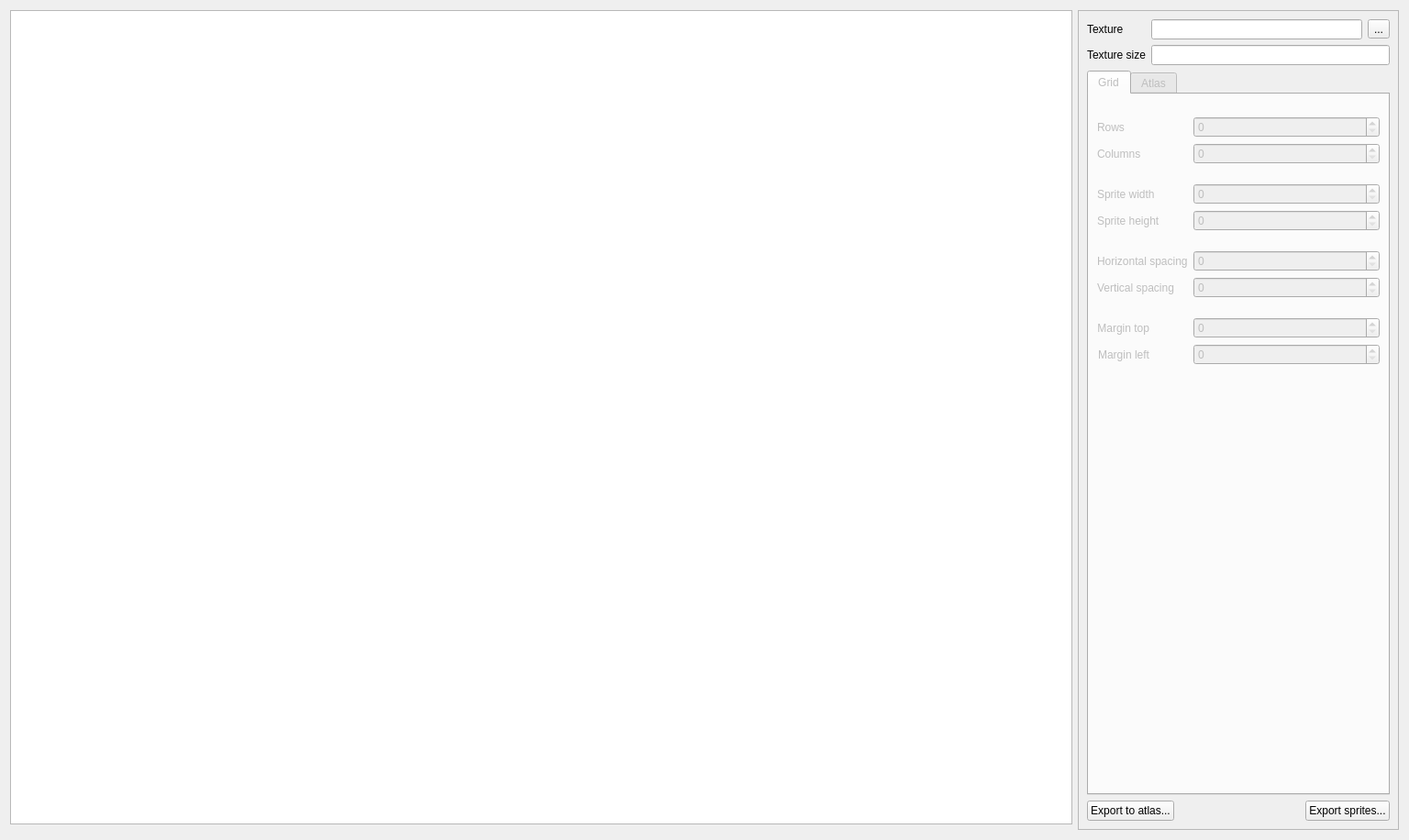
<?xml version="1.0" encoding="UTF-8"?>
<ui version="4.0">
 <class>SpriteSheetSplitterWidget</class>
 <widget class="QWidget" name="SpriteSheetSplitterWidget">
  <property name="geometry">
   <rect>
    <x>0</x>
    <y>0</y>
    <width>1536</width>
    <height>916</height>
   </rect>
  </property>
  <property name="windowTitle">
   <string>Form</string>
  </property>
  <layout class="QHBoxLayout" name="horizontalLayout">
   <item>
    <layout class="QVBoxLayout" name="m_layout_4">
     <item>
      <widget class="GraphicsView" name="m_preview">
       <property name="sizePolicy">
        <sizepolicy hsizetype="Expanding" vsizetype="Expanding">
         <horstretch>2</horstretch>
         <verstretch>0</verstretch>
        </sizepolicy>
       </property>
       <property name="minimumSize">
        <size>
         <width>500</width>
         <height>600</height>
        </size>
       </property>
       <property name="dragMode">
        <enum>QGraphicsView::DragMode::RubberBandDrag</enum>
       </property>
       <property name="transformationAnchor">
        <enum>QGraphicsView::ViewportAnchor::AnchorUnderMouse</enum>
       </property>
      </widget>
     </item>
     <item alignment="Qt::AlignmentFlag::AlignRight">
      <widget class="ZoomWidget" name="m_zoom_widget" native="true"/>
     </item>
    </layout>
   </item>
   <item>
    <widget class="QFrame" name="m_sidebar">
     <property name="sizePolicy">
      <sizepolicy hsizetype="Fixed" vsizetype="Preferred">
       <horstretch>0</horstretch>
       <verstretch>0</verstretch>
      </sizepolicy>
     </property>
     <property name="minimumSize">
      <size>
       <width>350</width>
       <height>0</height>
      </size>
     </property>
     <property name="frameShape">
      <enum>QFrame::Shape::StyledPanel</enum>
     </property>
     <property name="frameShadow">
      <enum>QFrame::Shadow::Raised</enum>
     </property>
     <layout class="QFormLayout" name="formLayout_3">
      <item row="0" column="0">
       <widget class="QLabel" name="m_label_texture_file">
        <property name="text">
         <string>Texture</string>
        </property>
       </widget>
      </item>
      <item row="0" column="1">
       <layout class="QHBoxLayout" name="m_layout">
        <item>
         <widget class="QLineEdit" name="m_edit_texture_file">
          <property name="readOnly">
           <bool>true</bool>
          </property>
         </widget>
        </item>
        <item>
         <widget class="QToolButton" name="m_btn_browse_texture_file">
          <property name="text">
           <string>...</string>
          </property>
         </widget>
        </item>
       </layout>
      </item>
      <item row="2" column="0" colspan="2">
       <widget class="QTabWidget" name="m_tabs_source">
        <property name="enabled">
         <bool>false</bool>
        </property>
        <property name="sizePolicy">
         <sizepolicy hsizetype="Expanding" vsizetype="Expanding">
          <horstretch>1</horstretch>
          <verstretch>0</verstretch>
         </sizepolicy>
        </property>
        <property name="minimumSize">
         <size>
          <width>300</width>
          <height>0</height>
         </size>
        </property>
        <property name="currentIndex">
         <number>0</number>
        </property>
        <widget class="QWidget" name="m_tab_grid">
         <attribute name="title">
          <string>Grid</string>
         </attribute>
         <layout class="QFormLayout" name="formLayout">
          <item row="0" column="1">
           <spacer name="m_spacer_6">
            <property name="orientation">
             <enum>Qt::Orientation::Vertical</enum>
            </property>
            <property name="sizeType">
             <enum>QSizePolicy::Policy::Fixed</enum>
            </property>
            <property name="sizeHint" stdset="0">
             <size>
              <width>20</width>
              <height>9</height>
             </size>
            </property>
           </spacer>
          </item>
          <item row="1" column="0">
           <widget class="QLabel" name="m_label_rows">
            <property name="text">
             <string>Rows</string>
            </property>
           </widget>
          </item>
          <item row="1" column="1">
           <widget class="QSpinBox" name="m_spin_rows">
            <property name="sizePolicy">
             <sizepolicy hsizetype="Expanding" vsizetype="Fixed">
              <horstretch>0</horstretch>
              <verstretch>0</verstretch>
             </sizepolicy>
            </property>
            <property name="maximum">
             <number>10000</number>
            </property>
           </widget>
          </item>
          <item row="2" column="0">
           <widget class="QLabel" name="m_label_columns">
            <property name="text">
             <string>Columns</string>
            </property>
           </widget>
          </item>
          <item row="2" column="1">
           <widget class="QSpinBox" name="m_spin_columns">
            <property name="sizePolicy">
             <sizepolicy hsizetype="Expanding" vsizetype="Fixed">
              <horstretch>0</horstretch>
              <verstretch>0</verstretch>
             </sizepolicy>
            </property>
            <property name="maximum">
             <number>10000</number>
            </property>
           </widget>
          </item>
          <item row="3" column="1">
           <spacer name="m_spacer_2">
            <property name="orientation">
             <enum>Qt::Orientation::Vertical</enum>
            </property>
            <property name="sizeType">
             <enum>QSizePolicy::Policy::Fixed</enum>
            </property>
            <property name="sizeHint" stdset="0">
             <size>
              <width>20</width>
              <height>9</height>
             </size>
            </property>
           </spacer>
          </item>
          <item row="4" column="0">
           <widget class="QLabel" name="m_label_sprite_width">
            <property name="text">
             <string>Sprite width</string>
            </property>
           </widget>
          </item>
          <item row="4" column="1">
           <widget class="QSpinBox" name="m_spin_sprite_width">
            <property name="sizePolicy">
             <sizepolicy hsizetype="Expanding" vsizetype="Fixed">
              <horstretch>0</horstretch>
              <verstretch>0</verstretch>
             </sizepolicy>
            </property>
            <property name="maximum">
             <number>10000</number>
            </property>
           </widget>
          </item>
          <item row="5" column="0">
           <widget class="QLabel" name="m_label_sprite_height">
            <property name="text">
             <string>Sprite height</string>
            </property>
           </widget>
          </item>
          <item row="5" column="1">
           <widget class="QSpinBox" name="m_spin_sprite_height">
            <property name="sizePolicy">
             <sizepolicy hsizetype="Expanding" vsizetype="Fixed">
              <horstretch>0</horstretch>
              <verstretch>0</verstretch>
             </sizepolicy>
            </property>
            <property name="maximum">
             <number>10000</number>
            </property>
           </widget>
          </item>
          <item row="6" column="1">
           <spacer name="m_spacer_3">
            <property name="orientation">
             <enum>Qt::Orientation::Vertical</enum>
            </property>
            <property name="sizeType">
             <enum>QSizePolicy::Policy::Fixed</enum>
            </property>
            <property name="sizeHint" stdset="0">
             <size>
              <width>20</width>
              <height>9</height>
             </size>
            </property>
           </spacer>
          </item>
          <item row="7" column="0">
           <widget class="QLabel" name="m_label_hspacing">
            <property name="text">
             <string>Horizontal spacing</string>
            </property>
           </widget>
          </item>
          <item row="7" column="1">
           <widget class="QSpinBox" name="m_spin_hspacing">
            <property name="sizePolicy">
             <sizepolicy hsizetype="Expanding" vsizetype="Fixed">
              <horstretch>0</horstretch>
              <verstretch>0</verstretch>
             </sizepolicy>
            </property>
            <property name="maximum">
             <number>10000</number>
            </property>
           </widget>
          </item>
          <item row="8" column="0">
           <widget class="QLabel" name="m_label_vspacing">
            <property name="text">
             <string>Vertical spacing</string>
            </property>
           </widget>
          </item>
          <item row="8" column="1">
           <widget class="QSpinBox" name="m_spin_vspacing">
            <property name="sizePolicy">
             <sizepolicy hsizetype="Expanding" vsizetype="Fixed">
              <horstretch>0</horstretch>
              <verstretch>0</verstretch>
             </sizepolicy>
            </property>
            <property name="maximum">
             <number>10000</number>
            </property>
           </widget>
          </item>
          <item row="9" column="1">
           <spacer name="m_spacer_4">
            <property name="orientation">
             <enum>Qt::Orientation::Vertical</enum>
            </property>
            <property name="sizeType">
             <enum>QSizePolicy::Policy::Fixed</enum>
            </property>
            <property name="sizeHint" stdset="0">
             <size>
              <width>20</width>
              <height>9</height>
             </size>
            </property>
           </spacer>
          </item>
          <item row="10" column="0">
           <widget class="QLabel" name="m_label_margin_top">
            <property name="text">
             <string>Margin top</string>
            </property>
            <property name="alignment">
             <set>Qt::AlignmentFlag::AlignRight|Qt::AlignmentFlag::AlignTrailing|Qt::AlignmentFlag::AlignVCenter</set>
            </property>
           </widget>
          </item>
          <item row="10" column="1">
           <widget class="QSpinBox" name="m_spin_margin_top">
            <property name="sizePolicy">
             <sizepolicy hsizetype="Expanding" vsizetype="Fixed">
              <horstretch>0</horstretch>
              <verstretch>0</verstretch>
             </sizepolicy>
            </property>
            <property name="minimumSize">
             <size>
              <width>48</width>
              <height>0</height>
             </size>
            </property>
            <property name="maximum">
             <number>10000</number>
            </property>
           </widget>
          </item>
          <item row="11" column="0">
           <widget class="QLabel" name="m_label_margin_left">
            <property name="text">
             <string>Margin left</string>
            </property>
            <property name="alignment">
             <set>Qt::AlignmentFlag::AlignRight|Qt::AlignmentFlag::AlignTrailing|Qt::AlignmentFlag::AlignVCenter</set>
            </property>
           </widget>
          </item>
          <item row="11" column="1">
           <widget class="QSpinBox" name="m_spin_margin_left">
            <property name="sizePolicy">
             <sizepolicy hsizetype="Expanding" vsizetype="Fixed">
              <horstretch>0</horstretch>
              <verstretch>0</verstretch>
             </sizepolicy>
            </property>
            <property name="minimumSize">
             <size>
              <width>48</width>
              <height>0</height>
             </size>
            </property>
            <property name="maximum">
             <number>10000</number>
            </property>
           </widget>
          </item>
         </layout>
        </widget>
        <widget class="QWidget" name="m_tab_atlas">
         <attribute name="title">
          <string>Atlas</string>
         </attribute>
         <layout class="QFormLayout" name="formLayout_2">
          <item row="0" column="0">
           <widget class="QLabel" name="m_label_data_file">
            <property name="text">
             <string>Data file</string>
            </property>
           </widget>
          </item>
          <item row="0" column="1">
           <layout class="QHBoxLayout" name="m_layout_2">
            <item>
             <widget class="QLineEdit" name="m_edit_data_file">
              <property name="readOnly">
               <bool>true</bool>
              </property>
             </widget>
            </item>
            <item>
             <widget class="QToolButton" name="m_btn_brows_data_file">
              <property name="text">
               <string>...</string>
              </property>
             </widget>
            </item>
           </layout>
          </item>
          <item row="2" column="0">
           <spacer name="m_spacer">
            <property name="orientation">
             <enum>Qt::Orientation::Vertical</enum>
            </property>
            <property name="sizeHint" stdset="0">
             <size>
              <width>20</width>
              <height>40</height>
             </size>
            </property>
           </spacer>
          </item>
          <item row="1" column="0">
           <widget class="QLabel" name="m_label_format">
            <property name="text">
             <string>Format</string>
            </property>
           </widget>
          </item>
          <item row="1" column="1">
           <widget class="QComboBox" name="m_combo_format">
            <property name="sizePolicy">
             <sizepolicy hsizetype="Expanding" vsizetype="Fixed">
              <horstretch>0</horstretch>
              <verstretch>0</verstretch>
             </sizepolicy>
            </property>
            <item>
             <property name="text">
              <string>Default</string>
             </property>
            </item>
           </widget>
          </item>
         </layout>
        </widget>
       </widget>
      </item>
      <item row="1" column="0">
       <widget class="QLabel" name="m_label_texture_size">
        <property name="text">
         <string>Texture size</string>
        </property>
       </widget>
      </item>
      <item row="1" column="1">
       <widget class="QLineEdit" name="m_edit_texture_size">
        <property name="readOnly">
         <bool>true</bool>
        </property>
       </widget>
      </item>
      <item row="3" column="0" colspan="2">
       <layout class="QHBoxLayout" name="m_layout_3">
        <item>
         <widget class="QPushButton" name="m_btn_export_to_atlas">
          <property name="text">
           <string>Export to atlas...</string>
          </property>
          <property name="icon">
           <iconset theme="QIcon::ThemeIcon::DocumentSave"/>
          </property>
         </widget>
        </item>
        <item>
         <spacer name="m_spacer_7">
          <property name="orientation">
           <enum>Qt::Orientation::Horizontal</enum>
          </property>
          <property name="sizeHint" stdset="0">
           <size>
            <width>40</width>
            <height>20</height>
           </size>
          </property>
         </spacer>
        </item>
        <item>
         <widget class="QPushButton" name="m_btn_export_sprites">
          <property name="text">
           <string>Export sprites...</string>
          </property>
          <property name="icon">
           <iconset theme="QIcon::ThemeIcon::DocumentSave"/>
          </property>
         </widget>
        </item>
       </layout>
      </item>
     </layout>
    </widget>
   </item>
  </layout>
 </widget>
 <customwidgets>
  <customwidget>
   <class>ZoomWidget</class>
   <extends>QWidget</extends>
   <header location="global">Sol2dTexturePackerGui/ZoomWidget.h</header>
   <container>1</container>
  </customwidget>
  <customwidget>
   <class>GraphicsView</class>
   <extends>QGraphicsView</extends>
   <header location="global">Sol2dTexturePackerGui/GraphicsView.h</header>
  </customwidget>
 </customwidgets>
 <tabstops>
  <tabstop>m_edit_texture_file</tabstop>
  <tabstop>m_btn_browse_texture_file</tabstop>
  <tabstop>m_edit_texture_size</tabstop>
  <tabstop>m_tabs_source</tabstop>
  <tabstop>m_spin_rows</tabstop>
  <tabstop>m_spin_columns</tabstop>
  <tabstop>m_spin_sprite_width</tabstop>
  <tabstop>m_spin_sprite_height</tabstop>
  <tabstop>m_spin_hspacing</tabstop>
  <tabstop>m_spin_vspacing</tabstop>
  <tabstop>m_spin_margin_top</tabstop>
  <tabstop>m_spin_margin_left</tabstop>
  <tabstop>m_btn_export_to_atlas</tabstop>
  <tabstop>m_btn_export_sprites</tabstop>
  <tabstop>m_edit_data_file</tabstop>
  <tabstop>m_btn_brows_data_file</tabstop>
  <tabstop>m_combo_format</tabstop>
 </tabstops>
 <resources/>
 <connections/>
</ui>
